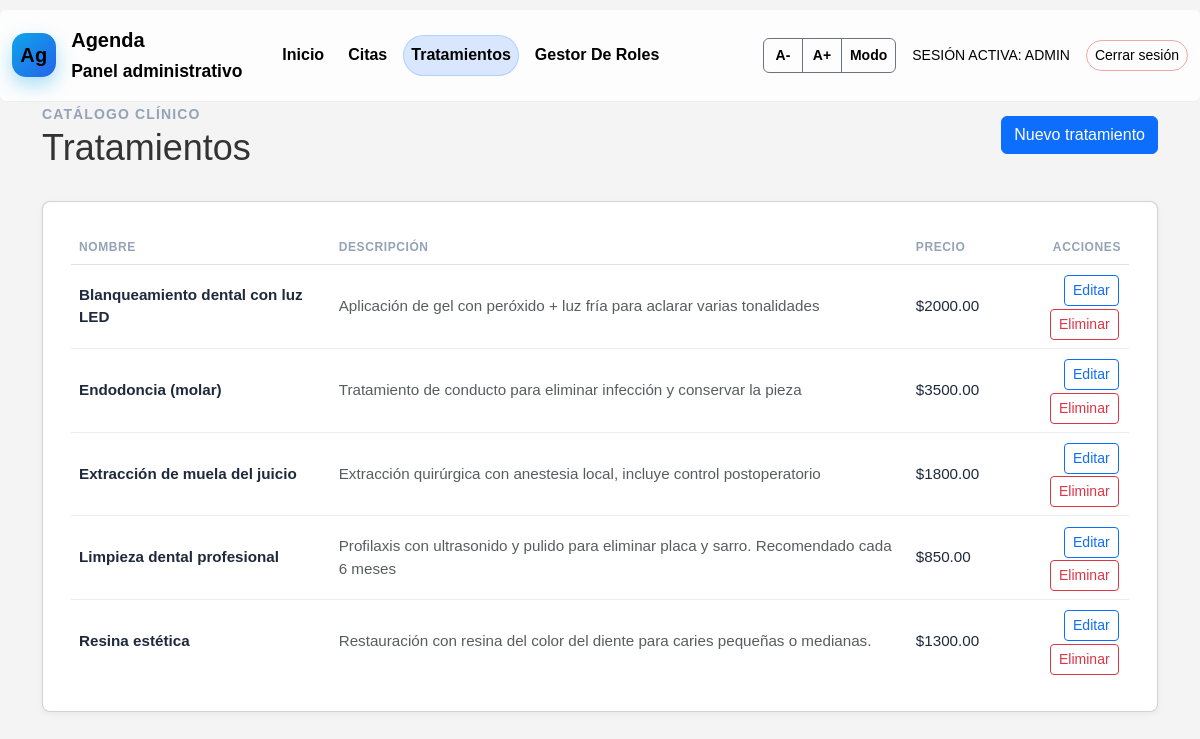
Screenshot of /tratamientos/ (signed in) with the database file from the repository.
### app/models.py (models this page shows, shortened)
class Tratamiento(models.Model):
	nombre = models.CharField(max_length=150)
	descripcion = models.TextField(blank=True, null=True)
	precio = models.DecimalField(max_digits=10, decimal_places=2)

### app/views.py (the view)
# urls.py: path('tratamientos/', views.tratamientos_listar, name='tratamientos_listar'),
@login_required
@group_required('Administrador', 'Permiso Tratamientos')
def tratamientos_listar(request):
	tratamientos = Tratamiento.objects.all().order_by('nombre')
	return render(request, 'tratamientos_list.html', {'tratamientos': tratamientos})

### app/context_processors.py (called while the page is built)
def user_roles(request):
    flags = {
        'is_admin': False,
        'is_employee': False,
        'can_view_citas': False,
        'can_manage_tratamientos': False,
    }
    user = getattr(request, 'user', None)
    try:
        if user and user.is_authenticated:
            is_admin = user.is_superuser or user.groups.filter(name='Administrador').exists()
            flags['is_admin'] = is_admin
            flags['is_employee'] = user.groups.filter(name='Empleado').exists()
            flags['can_view_citas'] = is_admin or user.groups.filter(name='Permiso Citas').exists()
            flags['can_manage_tratamientos'] = is_admin or user.groups.filter(name='Permiso Tratamientos').exists()
    except Exception:
        pass
    return flags

### app/views.py (called while the page is built)
def group_required(*group_names):
	def decorator(view_func):
		@wraps(view_func)
		def _wrapped(request, *args, **kwargs):
			if not request.user.is_authenticated:
				return redirect('login')
			if request.user.is_superuser:
				return view_func(request, *args, **kwargs)
			if request.user.groups.filter(name__in=group_names).exists():
				return view_func(request, *args, **kwargs)
			return HttpResponseForbidden('No tienes permisos para acceder a esta página.')
		return _wrapped
	return decorator

### app/templates/tratamientos_list.html (shortened to what this page needs)
{% extends 'base.html' %}
{% block content %}
<div class="admin-page-header">
    <div>
        <small>Catálogo clínico</small>
        <h1 class="mb-0">Tratamientos</h1>
    </div>
    <a href="{% url 'tratamientos_crear' %}" class="btn btn-primary">Nuevo tratamiento</a>
</div>
<div class="card admin-table">
    <div class="card-body">
        <div class="table-responsive">
            <table class="table align-middle">
                <thead>
                    <tr>
                        <th>Nombre</th>
                        <th>Descripción</th>
                        <th>Precio</th>
                        <th class="text-end">Acciones</th>
                    </tr>
                </thead>
                <tbody>
                    {% for t in tratamientos %}
                    <tr>
                        <td class="fw-semibold">{{ t.nombre }}</td>
                        <td class="text-muted">{{ t.descripcion|default:"Sin descripción" }}</td>
                        <td>${{ t.precio }}</td>
                        <td class="text-end table-actions">
                            <a href="{% url 'tratamientos_editar' t.id %}" class="btn btn-sm btn-outline-primary">Editar</a>
                            <form method="post" action="{% url 'tratamientos_eliminar' t.id %}" class="d-inline-block" onsubmit="return confirm('¿Eliminar tratamiento?');">
                                <button class="btn btn-sm btn-outline-danger" type="submit">Eliminar</button>
                            </form>
                        </td>
                    </tr>
                    {% empty %}
                    <tr>
                        <td colspan="4" class="text-center text-muted py-4">No hay tratamientos registrados.</td>
                    </tr>
                    {% endfor %}
                </tbody>
            </table>
        </div>
    </div>
</div>
{% endblock %}

### app/templates/base.html (shortened to what this page needs)
<!doctype html>
<html lang="es">
{% load static %}
    <head>
        <link href="https://cdn.jsdelivr.net/npm/bootstrap@5.3.2/dist/css/bootstrap.min.css" rel="stylesheet">
        <link rel="stylesheet" href="{% static 'css/style.css' %}">
    </head>
    <body>
        <nav class="navbar navbar-expand-lg admin-navbar">
            <div class="container-fluid">
                <a class="navbar-brand d-flex align-items-center" href="{% url 'listar' %}">
                    <span class="brand-mark me-2">Ag</span>
                    <div>
                        <div class="fw-bold">Agenda</div>
                        <small class="text-muted">Panel administrativo</small>
                    </div>
                </a>
                <div class="collapse navbar-collapse" id="adminNav">
                    <ul class="navbar-nav me-auto mb-2 mb-lg-0">
                        <li class="nav-item">
                            <a class="nav-link {% if request.resolver_match.url_name == 'listar' %}active{% endif %}" href="{% url 'listar' %}">Inicio</a>
                        </li>
                        {% if can_view_citas %}
                        <li class="nav-item">
                            <a class="nav-link {% if request.resolver_match.url_name|default:''|slice:":5" == 'citas' %}active{% endif %}" href="{% url 'citas_listar' %}">Citas</a>
                        </li>
                        {% endif %}
                        {% if can_manage_tratamientos %}
                        <li class="nav-item">
                            <a class="nav-link {% if request.resolver_match.url_name|default:''|slice:":12" == 'tratamientos' %}active{% endif %}" href="{% url 'tratamientos_listar' %}">Tratamientos</a>
                        </li>
                        {% endif %}
                        {% if is_admin %}
                        <li class="nav-item">
                            <a class="nav-link {% if request.resolver_match.url_name|default:''|slice:":7" == 'usuarios' %}active{% endif %}" href="{% url 'usuarios_listar' %}">Gestor de roles</a>
                        </li>
                        {% endif %}
                    </ul>
                    <div class="d-flex align-items-center gap-2 me-3 accessibility-controls">
                        <div class="btn-group" role="group" aria-label="Accesibilidad">
                            <button id="btn-decrease" class="btn btn-outline-secondary btn-sm" type="button" title="Disminuir texto" onclick="decreaseText()">A-</button>
                            <button id="btn-increase" class="btn btn-outline-secondary btn-sm" type="button" title="Aumentar texto" onclick="increaseText()">A+</button>
                            <button id="btn-toggle-dark" class="btn btn-outline-secondary btn-sm" type="button" title="Modo oscuro" onclick="toggleDark()">Modo</button>
                        </div>
                    </div>
                    {% if request.user.is_authenticated %}
                    <div class="d-flex align-items-center gap-3 text-uppercase small text-muted">
                        Sesión activa: {{ request.user.username }}
                        <form method="post" action="{% url 'logout' %}" class="m-0">
                            <button class="btn btn-outline-danger btn-sm rounded-pill" type="submit">Cerrar sesión</button>
                        </form>
                    </div>
                    {% endif %}
                </div>
            </div>
        </nav>
        <div class="container mb-5">
            {% block content %}{% endblock %}
        </div>
    </body>
</html>

### app/statics/css/style.css (style rules this page uses)
html { scroll-behavior: smooth; }
body { font-family: 'Poppins', Arial, Helvetica, sans-serif; display: block; margin: 0; background-color: #f4f4f4; color: #333; padding-top: 0; }
h1, h2, h3, h4, h5, h6, .display-5 { font-family: 'Montserrat', Arial, Helvetica, sans-serif; margin: 0; }
:root { --brand: #0d6efd; --brand-dark: #012a4a; }
nav { background-color: #0b5ed7; border-radius: 6px; margin-top: 10px; }
nav ul { list-style: none; margin: 0; padding: 0; display: flex; justify-content: space-around; }
nav ul li { flex: 1; text-align: center; }
nav ul li a { display: block; padding: 10px 8px; color: #fff; text-decoration: none; font-weight: 600; }
.card { background: #fff; border-radius: 8px; padding: 12px; box-shadow: 0 2px 6px rgba(0,0,0,0.05); }
button { cursor: pointer; }
.admin-navbar, .admin-navbar * { color: #000000 !important; }
.admin-navbar .nav-link { color: #000000 !important; }
.admin-navbar .navbar-brand, .admin-navbar .brand-mark { color: #000000 !important; }
.admin-navbar .btn, .admin-navbar .btn * { color: #000000 !important; }
.admin-navbar { background: #ffffffcc; backdrop-filter: blur(8px); border-bottom: 1px solid rgba(15,23,42,0.06); font-family: 'Montserrat', sans-serif; padding: 0.65rem 0; }
.admin-navbar .navbar-brand { font-weight: 700; color: #0f172a; gap: 0.45rem; }
.admin-navbar .brand-mark { width: 44px; height: 44px; border-radius: 14px; background: linear-gradient(135deg, #0ea5e9, #2563eb); color: #fff; font-weight: 700; display: inline-flex; align-items: center; justify-content: center; letter-spacing: 0.5px; box-shadow: 0 8px 18px rgba(14,165,233,0.35); }
.admin-navbar .nav-link { font-weight: 600; color: #6b7280; padding: 0.55rem 0.9rem; border-radius: 999px; transition: all 0.2s ease; text-transform: capitalize; display: inline-flex; align-items: center; justify-content: center; }
.admin-navbar .nav-link.active { color: #0d6efd; background: rgba(13,110,253,0.15); box-shadow: inset 0 0 0 1px rgba(13,110,253,0.2); }
.admin-navbar .navbar-collapse { align-items: center; }
.admin-navbar .navbar-nav { align-items: center; gap: 0.5rem; margin-left: 1rem; flex-wrap: wrap; }
.admin-navbar .nav-item { white-space: nowrap; }
.admin-navbar .btn-outline-danger { border-color: rgba(220,38,38,0.4); color: #b91c1c; }
.accessibility-controls .btn { padding: 6px 8px; min-width: 40px; border-radius: 6px; }
.accessibility-controls .btn[title] { font-weight: 600; }
.admin-page-header { display: flex; align-items: center; justify-content: space-between; gap: 1.5rem; margin-bottom: 2rem; }
.admin-page-header h1 { font-size: clamp(1.75rem, 3vw, 2.4rem); margin: 0; }
.admin-page-header small { text-transform: uppercase; letter-spacing: 0.08em; font-weight: 600; color: #94a3b8; }
.admin-table .table { margin-bottom: 0; font-size: 0.95rem; }
.admin-table .table thead th { text-transform: uppercase; font-size: 0.75rem; letter-spacing: 0.05em; color: #94a3b8; border-bottom-width: 1px; }
.admin-table .table tbody td { vertical-align: middle; color: #1e293b; border-color: rgba(148,163,184,0.2); }
.admin-table .table tbody tr:last-child td { border-bottom: none; }
.table-actions .btn { margin: 0.15rem 0.15rem 0 0; }

### rows the page displays
Tratamiento: nombre "Blanqueamiento dental con luz LED", descripcion "Aplicación de gel con peróxido + luz fría para aclarar varias tonalidades", precio "2000.00"
Tratamiento: nombre "Endodoncia (molar)", descripcion "Tratamiento de conducto para eliminar infección y conservar la pieza", precio "3500.00"
Tratamiento: nombre "Extracción de muela del juicio", descripcion "Extracción quirúrgica con anestesia local, incluye control postoperatorio", precio "1800.00"
Tratamiento: nombre "Limpieza dental profesional", descripcion "Profilaxis con ultrasonido y pulido para eliminar placa y sarro. Recomendado cada 6 meses", precio "850.00"
Tratamiento: nombre "Resina estética", descripcion "Restauración con resina del color del diente para caries pequeñas o medianas.", precio "1300.00"

### other values shown
{{ request.user.username }} "ADMIN"
